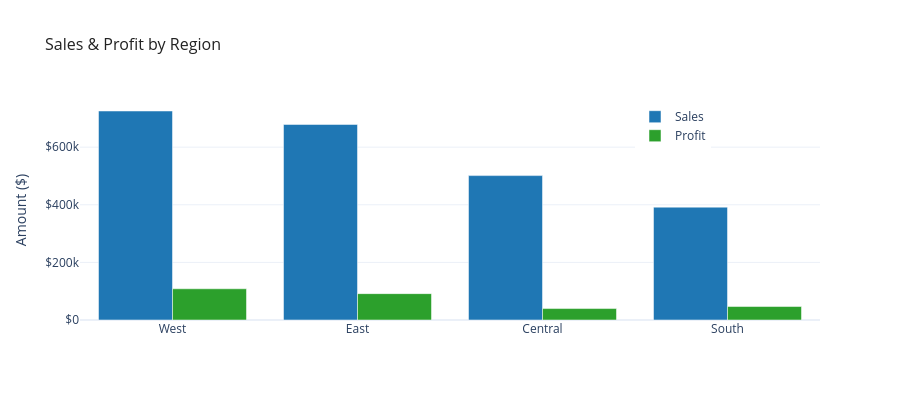

Here is the notebook cell this chart was saved with:
### Markdown cell above
## 4. Region Performance Grouped Bar

### Code cell
region = (
    df.groupby('Region')[['Sales', 'Profit']]
    .sum()
    .reset_index()
    .sort_values('Sales', ascending=False)
)

fig = go.Figure()
fig.add_trace(go.Bar(name='Sales',  x=region['Region'], y=region['Sales'],  marker_color=BLUE))
fig.add_trace(go.Bar(name='Profit', x=region['Region'], y=region['Profit'], marker_color=GREEN))

fig.update_layout(
    barmode='group',
    title=dict(text='Sales & Profit by Region', font=FONT_TITLE),
    template=TEMPLATE,
    yaxis=dict(title='Amount ($)', tickprefix='$'),
    legend=dict(x=0.75, y=0.99),
    height=400
)
fig.show()

### Figure 1 — Plotly figure (JSON) as saved in the notebook; plotly's stock layout.template omitted (floating-point values rounded to 4 significant figures)
{"data": [{"marker": {"color": "#1f77b4"}, "name": "Sales", "type": "bar", "x": ["West", "East", "Central", "South"], "y": [725500.0, 678800.0, 501200.0, 391700.0]}, {"marker": {"color": "#2ca02c"}, "name": "Profit", "type": "bar", "x": ["West", "East", "Central", "South"], "y": [108400.0, 91520.0, 39710.0, 46750.0]}], "layout": {"barmode": "group", "height": 400, "legend": {"x": 0.75, "y": 0.99}, "title": {"font": {"color": "#222", "size": 16}, "text": "Sales & Profit by Region"}, "yaxis": {"tickprefix": "$", "title": {"text": "Amount ($)"}}}}
